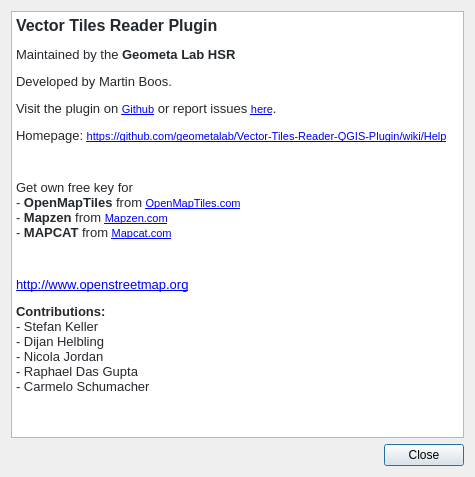
<?xml version="1.0" encoding="UTF-8"?>
<ui version="4.0">
 <class>DlgAbout</class>
 <widget class="QDialog" name="DlgAbout">
  <property name="geometry">
   <rect>
    <x>0</x>
    <y>0</y>
    <width>475</width>
    <height>477</height>
   </rect>
  </property>
  <property name="sizePolicy">
   <sizepolicy hsizetype="Preferred" vsizetype="Preferred">
    <horstretch>0</horstretch>
    <verstretch>0</verstretch>
   </sizepolicy>
  </property>
  <property name="windowTitle">
   <string>About Vector Tile Reader</string>
  </property>
  <layout class="QGridLayout" name="gridLayout">
   <item row="1" column="0" alignment="Qt::AlignRight">
    <widget class="QPushButton" name="btnClose">
     <property name="minimumSize">
      <size>
       <width>80</width>
       <height>0</height>
      </size>
     </property>
     <property name="text">
      <string>Close</string>
     </property>
    </widget>
   </item>
   <item row="0" column="0">
    <widget class="QTextBrowser" name="txtAbout">
     <property name="minimumSize">
      <size>
       <width>350</width>
       <height>240</height>
      </size>
     </property>
     <property name="html">
      <string>&lt;!DOCTYPE HTML PUBLIC &quot;-//W3C//DTD HTML 4.0//EN&quot; &quot;http://www.w3.org/TR/REC-html40/strict.dtd&quot;&gt;
&lt;html&gt;&lt;head&gt;&lt;meta name=&quot;qrichtext&quot; content=&quot;1&quot; /&gt;&lt;style type=&quot;text/css&quot;&gt;
p, li { white-space: pre-wrap; }
&lt;/style&gt;&lt;/head&gt;&lt;body style=&quot; font-family:'MS Shell Dlg 2'; font-size:8.25pt; font-weight:400; font-style:normal;&quot;&gt;
&lt;p style=&quot; margin-top:12px; margin-bottom:12px; margin-left:0px; margin-right:0px; -qt-block-indent:0; text-indent:0px;&quot;&gt;&lt;span style=&quot; font-family:'-apple-system,BlinkMacSystemFont,Segoe UI,Helvetica,Arial,sans-serif,Apple Color Emoji,Segoe UI Emoji,Segoe UI Symbol'; font-size:12pt; font-weight:600; color:#24292e;&quot;&gt;Vector Tiles Reader Plugin&lt;/span&gt;&lt;/p&gt;
&lt;p style=&quot; margin-top:12px; margin-bottom:12px; margin-left:0px; margin-right:0px; -qt-block-indent:0; text-indent:0px;&quot;&gt;&lt;span style=&quot; font-family:'-apple-system,BlinkMacSystemFont,Segoe UI,Helvetica,Arial,sans-serif,Apple Color Emoji,Segoe UI Emoji,Segoe UI Symbol'; font-size:10pt; color:#24292e;&quot;&gt;Maintained by the &lt;/span&gt;&lt;span style=&quot; font-family:'-apple-system,BlinkMacSystemFont,Segoe UI,Helvetica,Arial,sans-serif,Apple Color Emoji,Segoe UI Emoji,Segoe UI Symbol'; font-size:10pt; font-weight:600; color:#24292e;&quot;&gt;Geometa Lab HSR&lt;/span&gt;&lt;/p&gt;
&lt;p style=&quot; margin-top:12px; margin-bottom:12px; margin-left:0px; margin-right:0px; -qt-block-indent:0; text-indent:0px;&quot;&gt;&lt;span style=&quot; font-family:'-apple-system,BlinkMacSystemFont,Segoe UI,Helvetica,Arial,sans-serif,Apple Color Emoji,Segoe UI Emoji,Segoe UI Symbol'; font-size:10pt; color:#24292e;&quot;&gt;Developed by Martin Boos.&lt;/span&gt;&lt;/p&gt;
&lt;p style=&quot; margin-top:12px; margin-bottom:12px; margin-left:0px; margin-right:0px; -qt-block-indent:0; text-indent:0px;&quot;&gt;&lt;span style=&quot; font-family:'-apple-system,BlinkMacSystemFont,Segoe UI,Helvetica,Arial,sans-serif,Apple Color Emoji,Segoe UI Emoji,Segoe UI Symbol'; font-size:10pt; color:#24292e;&quot;&gt;Visit the plugin on &lt;/span&gt;&lt;a href=&quot;https://github.com/geometalab/Vector-Tiles-Reader-QGIS-Plugin&quot;&gt;&lt;span style=&quot; font-size:8pt; text-decoration: underline; color:#0000ff;&quot;&gt;Github&lt;/span&gt;&lt;/a&gt;&lt;span style=&quot; font-family:'-apple-system,BlinkMacSystemFont,Segoe UI,Helvetica,Arial,sans-serif,Apple Color Emoji,Segoe UI Emoji,Segoe UI Symbol'; font-size:10pt; color:#24292e;&quot;&gt; or report issues &lt;/span&gt;&lt;a href=&quot;https://github.com/geometalab/Vector-Tiles-Reader-QGIS-Plugin/issues&quot;&gt;&lt;span style=&quot; font-size:8pt; text-decoration: underline; color:#0000ff;&quot;&gt;here&lt;/span&gt;&lt;/a&gt;&lt;span style=&quot; font-family:'-apple-system,BlinkMacSystemFont,Segoe UI,Helvetica,Arial,sans-serif,Apple Color Emoji,Segoe UI Emoji,Segoe UI Symbol'; font-size:10pt; color:#24292e;&quot;&gt;.&lt;/span&gt;&lt;/p&gt;
&lt;p style=&quot; margin-top:12px; margin-bottom:12px; margin-left:0px; margin-right:0px; -qt-block-indent:0; text-indent:0px;&quot;&gt;&lt;span style=&quot; font-family:'-apple-system,BlinkMacSystemFont,Segoe UI,Helvetica,Arial,sans-serif,Apple Color Emoji,Segoe UI Emoji,Segoe UI Symbol'; font-size:10pt; color:#24292e;&quot;&gt;Homepage: &lt;/span&gt;&lt;a href=&quot;https://github.com/geometalab/Vector-Tiles-Reader-QGIS-Plugin/wiki/Help&quot;&gt;&lt;span style=&quot; font-size:8pt; text-decoration: underline; color:#0000ff;&quot;&gt;https://github.com/geometalab/Vector-Tiles-Reader-QGIS-Plugin/wiki/Help&lt;/span&gt;&lt;/a&gt;&lt;/p&gt;
&lt;p style=&quot;-qt-paragraph-type:empty; margin-top:12px; margin-bottom:12px; margin-left:0px; margin-right:0px; -qt-block-indent:0; text-indent:0px; font-size:8pt;&quot;&gt;&lt;br /&gt;&lt;/p&gt;
&lt;p style=&quot; margin-top:12px; margin-bottom:12px; margin-left:0px; margin-right:0px; -qt-block-indent:0; text-indent:0px;&quot;&gt;&lt;span style=&quot; font-family:'-apple-system,BlinkMacSystemFont,Segoe UI,Helvetica,Arial,sans-serif,Apple Color Emoji,Segoe UI Emoji,Segoe UI Symbol'; font-size:10pt; color:#24292e;&quot;&gt;Get own free key for&lt;br /&gt;- &lt;/span&gt;&lt;span style=&quot; font-family:'-apple-system,BlinkMacSystemFont,Segoe UI,Helvetica,Arial,sans-serif,Apple Color Emoji,Segoe UI Emoji,Segoe UI Symbol'; font-size:10pt; font-weight:600; color:#24292e;&quot;&gt;OpenMapTiles&lt;/span&gt;&lt;span style=&quot; font-family:'-apple-system,BlinkMacSystemFont,Segoe UI,Helvetica,Arial,sans-serif,Apple Color Emoji,Segoe UI Emoji,Segoe UI Symbol'; font-size:10pt; color:#24292e;&quot;&gt; from &lt;/span&gt;&lt;a href=&quot;https://openmaptiles.com/hosting/&quot;&gt;&lt;span style=&quot; font-size:8pt; text-decoration: underline; color:#0000ff;&quot;&gt;OpenMapTiles.com&lt;br /&gt;&lt;/span&gt;&lt;/a&gt;&lt;span style=&quot; font-family:'-apple-system,BlinkMacSystemFont,Segoe UI,Helvetica,Arial,sans-serif,Apple Color Emoji,Segoe UI Emoji,Segoe UI Symbol'; font-size:10pt; color:#24292e;&quot;&gt;- &lt;/span&gt;&lt;span style=&quot; font-family:'-apple-system,BlinkMacSystemFont,Segoe UI,Helvetica,Arial,sans-serif,Apple Color Emoji,Segoe UI Emoji,Segoe UI Symbol'; font-size:10pt; font-weight:600; color:#24292e;&quot;&gt;Mapzen&lt;/span&gt;&lt;span style=&quot; font-family:'-apple-system,BlinkMacSystemFont,Segoe UI,Helvetica,Arial,sans-serif,Apple Color Emoji,Segoe UI Emoji,Segoe UI Symbol'; font-size:10pt; color:#24292e;&quot;&gt; from &lt;/span&gt;&lt;a href=&quot;https://mapzen.com/&quot;&gt;&lt;span style=&quot; font-size:8pt; text-decoration: underline; color:#0000ff;&quot;&gt;Mapzen.com&lt;br /&gt;&lt;/span&gt;&lt;/a&gt;&lt;span style=&quot; font-family:'-apple-system,BlinkMacSystemFont,Segoe UI,Helvetica,Arial,sans-serif,Apple Color Emoji,Segoe UI Emoji,Segoe UI Symbol'; font-size:10pt; color:#24292e;&quot;&gt;- &lt;/span&gt;&lt;span style=&quot; font-family:'-apple-system,BlinkMacSystemFont,Segoe UI,Helvetica,Arial,sans-serif,Apple Color Emoji,Segoe UI Emoji,Segoe UI Symbol'; font-size:10pt; font-weight:600; color:#24292e;&quot;&gt;MAPCAT&lt;/span&gt;&lt;span style=&quot; font-family:'-apple-system,BlinkMacSystemFont,Segoe UI,Helvetica,Arial,sans-serif,Apple Color Emoji,Segoe UI Emoji,Segoe UI Symbol'; font-size:10pt; color:#24292e;&quot;&gt; from &lt;/span&gt;&lt;a href=&quot;https://mapcat.com/&quot;&gt;&lt;span style=&quot; font-size:8pt; text-decoration: underline; color:#0000ff;&quot;&gt;Mapcat.com&lt;/span&gt;&lt;/a&gt;&lt;/p&gt;
&lt;p style=&quot;-qt-paragraph-type:empty; margin-top:12px; margin-bottom:12px; margin-left:0px; margin-right:0px; -qt-block-indent:0; text-indent:0px; font-size:8pt;&quot;&gt;&lt;br /&gt;&lt;/p&gt;
&lt;p style=&quot; margin-top:12px; margin-bottom:12px; margin-left:0px; margin-right:0px; -qt-block-indent:0; text-indent:0px;&quot;&gt;&lt;a href=&quot;http://www.openstreetmap.org&quot;&gt;&lt;span style=&quot; font-family:'-apple-system,BlinkMacSystemFont,Segoe UI,Helvetica,Arial,sans-serif,Apple Color Emoji,Segoe UI Emoji,Segoe UI Symbol'; font-size:10pt; text-decoration: underline; color:#0000ff;&quot;&gt;http://www.openstreetmap.org&lt;/span&gt;&lt;/a&gt;&lt;/p&gt;
&lt;p style=&quot; margin-top:12px; margin-bottom:12px; margin-left:0px; margin-right:0px; -qt-block-indent:0; text-indent:0px;&quot;&gt;&lt;span style=&quot; font-family:'-apple-system,BlinkMacSystemFont,Segoe UI,Helvetica,Arial,sans-serif,Apple Color Emoji,Segoe UI Emoji,Segoe UI Symbol'; font-size:10pt; font-weight:600; color:#24292e;&quot;&gt;Contributions:&lt;/span&gt;&lt;span style=&quot; font-family:'-apple-system,BlinkMacSystemFont,Segoe UI,Helvetica,Arial,sans-serif,Apple Color Emoji,Segoe UI Emoji,Segoe UI Symbol'; font-size:10pt; color:#24292e;&quot;&gt;&lt;br /&gt;- Stefan Keller&lt;br /&gt;- Dijan Helbling&lt;br /&gt;- Nicola Jordan&lt;br /&gt;- Raphael Das Gupta&lt;br /&gt;- Carmelo Schumacher&lt;/span&gt;&lt;/p&gt;&lt;/body&gt;&lt;/html&gt;</string>
     </property>
     <property name="openExternalLinks">
      <bool>true</bool>
     </property>
    </widget>
   </item>
  </layout>
 </widget>
 <resources/>
 <connections>
  <connection>
   <sender>btnClose</sender>
   <signal>clicked()</signal>
   <receiver>DlgAbout</receiver>
   <slot>reject()</slot>
   <hints>
    <hint type="sourcelabel">
     <x>347</x>
     <y>281</y>
    </hint>
    <hint type="destinationlabel">
     <x>199</x>
     <y>149</y>
    </hint>
   </hints>
  </connection>
 </connections>
</ui>
